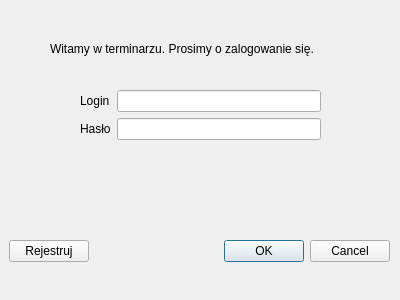
<?xml version="1.0" encoding="UTF-8"?>
<ui version="4.0">
 <class>login_form</class>
 <widget class="QDialog" name="login_form">
  <property name="geometry">
   <rect>
    <x>0</x>
    <y>0</y>
    <width>400</width>
    <height>300</height>
   </rect>
  </property>
  <property name="windowTitle">
   <string>Dialog</string>
  </property>
  <widget class="QLabel" name="label">
   <property name="geometry">
    <rect>
     <x>50</x>
     <y>40</y>
     <width>311</width>
     <height>18</height>
    </rect>
   </property>
   <property name="text">
    <string>Witamy w terminarzu. Prosimy o zalogowanie się.</string>
   </property>
  </widget>
  <widget class="QWidget" name="formLayoutWidget">
   <property name="geometry">
    <rect>
     <x>80</x>
     <y>90</y>
     <width>241</width>
     <height>81</height>
    </rect>
   </property>
   <layout class="QFormLayout" name="formLayout_2">
    <item row="0" column="0">
     <widget class="QLabel" name="label_2">
      <property name="text">
       <string>Login</string>
      </property>
     </widget>
    </item>
    <item row="1" column="0">
     <widget class="QLabel" name="label_3">
      <property name="text">
       <string>Hasło</string>
      </property>
     </widget>
    </item>
    <item row="0" column="1">
     <widget class="QLineEdit" name="EditLogin"/>
    </item>
    <item row="1" column="1">
     <widget class="QLineEdit" name="EditPassword"/>
    </item>
   </layout>
  </widget>
  <widget class="QWidget" name="">
   <property name="geometry">
    <rect>
     <x>9</x>
     <y>240</y>
     <width>381</width>
     <height>36</height>
    </rect>
   </property>
   <layout class="QFormLayout" name="formLayout">
    <item row="0" column="0">
     <widget class="QPushButton" name="addUser">
      <property name="text">
       <string>Rejestruj</string>
      </property>
     </widget>
    </item>
    <item row="0" column="1">
     <widget class="QDialogButtonBox" name="buttonBox">
      <property name="orientation">
       <enum>Qt::Horizontal</enum>
      </property>
      <property name="standardButtons">
       <set>QDialogButtonBox::Cancel|QDialogButtonBox::Ok</set>
      </property>
     </widget>
    </item>
   </layout>
  </widget>
 </widget>
 <resources/>
 <connections>
  <connection>
   <sender>buttonBox</sender>
   <signal>accepted()</signal>
   <receiver>login_form</receiver>
   <slot>accept()</slot>
   <hints>
    <hint type="sourcelabel">
     <x>248</x>
     <y>254</y>
    </hint>
    <hint type="destinationlabel">
     <x>157</x>
     <y>274</y>
    </hint>
   </hints>
  </connection>
  <connection>
   <sender>buttonBox</sender>
   <signal>rejected()</signal>
   <receiver>login_form</receiver>
   <slot>reject()</slot>
   <hints>
    <hint type="sourcelabel">
     <x>316</x>
     <y>260</y>
    </hint>
    <hint type="destinationlabel">
     <x>286</x>
     <y>274</y>
    </hint>
   </hints>
  </connection>
 </connections>
</ui>
